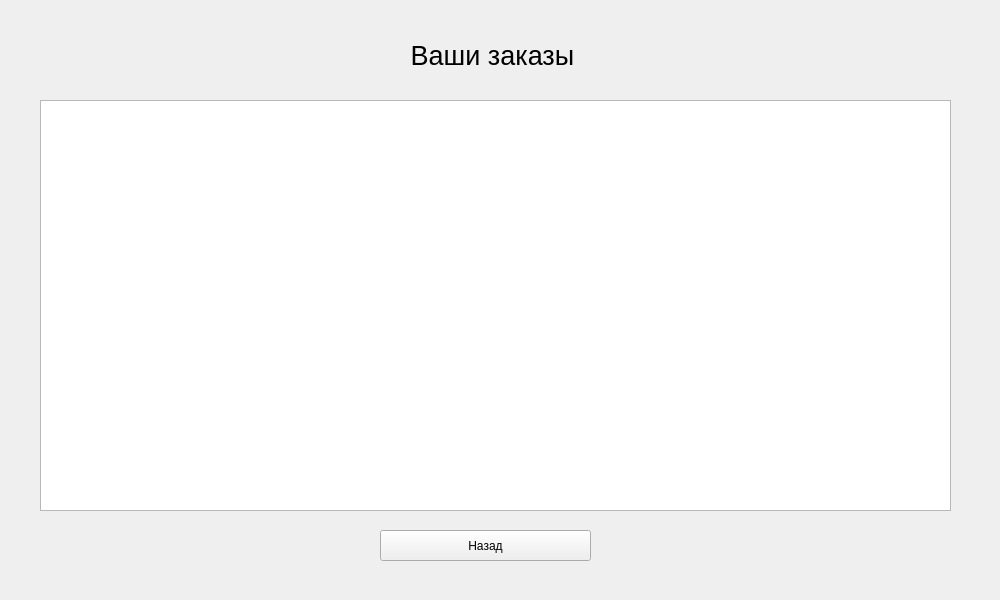
<?xml version="1.0" encoding="UTF-8"?>
<ui version="4.0">
 <class>orderswidget</class>
 <widget class="QWidget" name="orderswidget">
  <property name="geometry">
   <rect>
    <x>0</x>
    <y>0</y>
    <width>1000</width>
    <height>600</height>
   </rect>
  </property>
  <property name="windowTitle">
   <string>Form</string>
  </property>
  <widget class="QLabel" name="label">
   <property name="geometry">
    <rect>
     <x>137</x>
     <y>40</y>
     <width>711</width>
     <height>31</height>
    </rect>
   </property>
   <property name="font">
    <font>
     <pointsize>20</pointsize>
    </font>
   </property>
   <property name="text">
    <string>Ваши заказы</string>
   </property>
   <property name="alignment">
    <set>Qt::AlignCenter</set>
   </property>
  </widget>
  <widget class="QTableWidget" name="tableWidget">
   <property name="geometry">
    <rect>
     <x>40</x>
     <y>100</y>
     <width>911</width>
     <height>411</height>
    </rect>
   </property>
  </widget>
  <widget class="QPushButton" name="pushButton">
   <property name="geometry">
    <rect>
     <x>380</x>
     <y>530</y>
     <width>211</width>
     <height>31</height>
    </rect>
   </property>
   <property name="text">
    <string>Назад</string>
   </property>
  </widget>
 </widget>
 <resources/>
 <connections>
  <connection>
   <sender>pushButton</sender>
   <signal>clicked()</signal>
   <receiver>orderswidget</receiver>
   <slot>switchToRoot()</slot>
   <hints>
    <hint type="sourcelabel">
     <x>393</x>
     <y>542</y>
    </hint>
    <hint type="destinationlabel">
     <x>310</x>
     <y>542</y>
    </hint>
   </hints>
  </connection>
 </connections>
 <slots>
  <slot>switchToRoot()</slot>
 </slots>
</ui>
